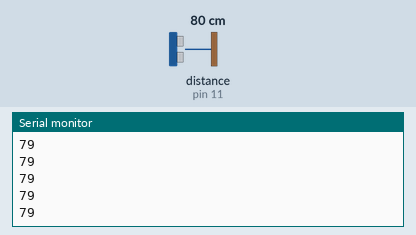
This sketch was run on a simulated Arduino Uno, built with avr-gcc and run on an emulated ATmega328P. Shown: the last lines printed to the serial monitor. Wiring (inferred from the names in the program): ultrasonic range finder: trigger pin 12; echo pin 11. The test bench sets the inputs (shaded band); at power-on: distance to the obstacle (sensor on pin 11) 80 cm. The echo pulse lasts 58.3 µs per cm.

Above: at 1.2 s.
1.3 s: distance to the obstacle (sensor on pin 11) set to 2 cm
At 1.34 s:
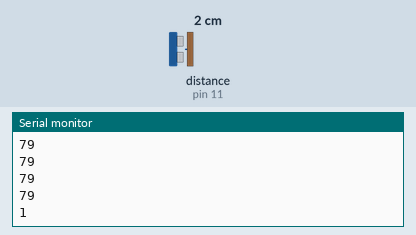
2.8 s: distance to the obstacle (sensor on pin 11) set to 4 cm
At 2.81 s:
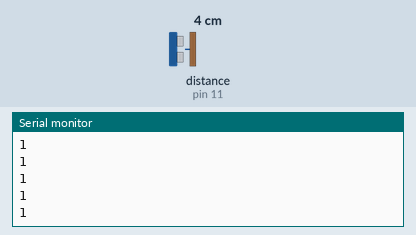
Timing chart, 0 to 5.8 s (numbered marks = the images above; inputs shaded):
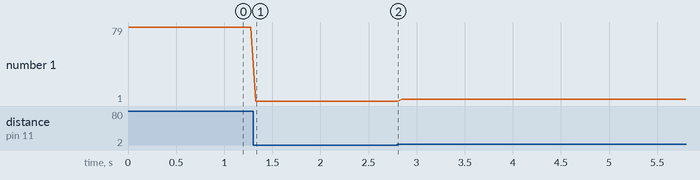

The sketch:

ultrasonic.ino
```cpp
#define echoPin 11
#define trigPin 12
long duration,distance;

void setup() {
  // put your setup code here, to run once:
  Serial.begin(9600);
  pinMode(trigPin,OUTPUT);
  pinMode(echoPin,INPUT);


}

void loop() {
  // put your main code here, to run repeatedly:
  digitalWrite(trigPin,LOW);
  delayMicroseconds(2);

  digitalWrite(trigPin,HIGH);
  delayMicroseconds(10);

  digitalWrite(trigPin,LOW);
  duration=pulseIn(echoPin,HIGH);

  distance=duration/58.2;

  Serial.println(distance);
  delay(50);
}
```

Measured:
- after the input at 1.3 s, the serial monitor: prints a new line at once (image 1)
- plotted number 1: 79 → 1 after the input at 1.3 s, 1 → 3 after the input at 2.8 s
